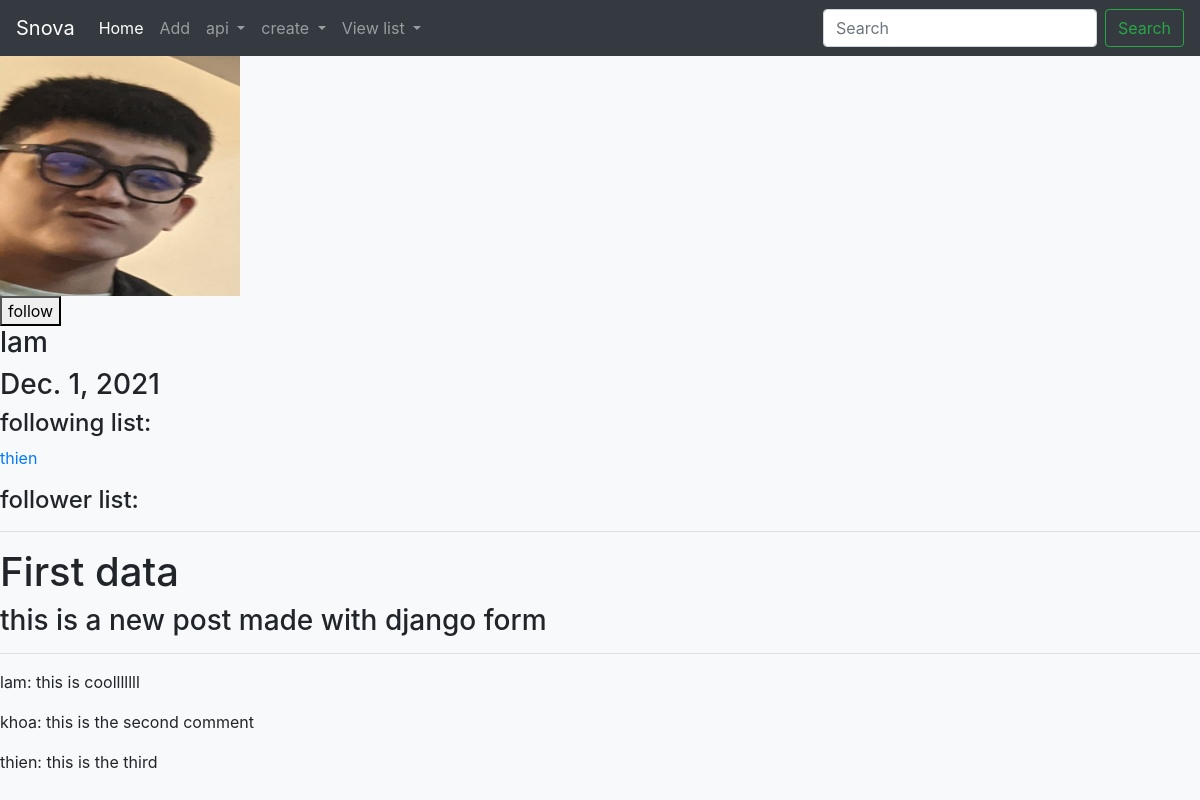
Page /user/1 on the committed database.
### api/models.py (models this page shows, shortened)
class User(models.Model):
    name = models.CharField(max_length=50)
    nickname = models.CharField(max_length=20)
    password = models.CharField(max_length=50)
    avatar = models.ImageField(upload_to='api/files/avatar')
    email = models.EmailField(max_length=254)
    bio = models.CharField(max_length=200)
    birthday = models.DateField(auto_now_add=False)

class Post(models.Model):
    title = models.CharField(max_length=200, default="0")
    content = models.CharField(max_length=200, default="0")
    link = models.CharField(max_length=2083, default="", blank=True, null=True)
    user_id = models.ForeignKey(
        User, on_delete=models.CASCADE)
    pic = models.ImageField(upload_to="api/files/post", blank=True, null=True)
    status = models.CharField(max_length=15, default="activate")
    created_at = models.DateTimeField(auto_now_add=True)

class Comment(models.Model):
    post_id = models.ForeignKey(
        Post, on_delete=models.CASCADE, default='something')
    content = models.CharField(max_length=200, default="0")
    user_id = models.ForeignKey(
        User, on_delete=models.CASCADE)
    votes = models.IntegerField(default=0)
    created_at = models.DateTimeField(auto_now_add=True)

### app/views.py (the view)
# urls.py: path('user', UserView.as_view()),
def user(request, id):
    user = User.objects.get(id=id)
    comment_list = Comment.objects.all()
    post_list = Post.objects.all()
    follower_list = get_follower_list(user)
    following_list = get_following_list(user)
    return render(request, 'app/viewUser.html', {'user': user, 'follower_list': follower_list, 'following_list': following_list, 'post_list': post_list, 'comment_list': comment_list})

### app/func.py (called while the page is built)
def get_follower_list(user):
    follows = Follow.objects.all()
    followed_user_list = []
    for f in follows:
        if f.following_user == user:
            followed_user_list.append(f.followed_user)
    return followed_user_list

def get_following_list(user):
    follows = Follow.objects.all()
    following_user_list = []
    for f in follows:
        if f.followed_user == user:
            following_user_list.append(f.following_user)
    return following_user_list

### app/templates/app/viewUser.html (shortened to what this page needs)
{% extends 'app/base.html' %}
{% block content %}
    <img src = "../../../{{user.avatar}}" alt="avatar" width='240px' height='240px'>
    <form action="/{user.id}" method="post">
        <button type="submit" name = 'follow-{{user.id}}'>follow</button>
    </form>
    <h3>
        {{user.nickname}}
    </h3>
    <h3>
        {{user.birthday}}
    </h3>
    <h4>following list:</h4>
    {% for f in follower_list %}
    <p><a href="/user/{{f.id}}" target="_blank">{{f.name}}</a></p>
    {% endfor %}
    <h4>follower list:</h4>
    <hr>
    {% for post in post_list %}
        {% if post.user_id == user %}
        <h1>
            {{post.title}}
        </h1>
        <h3>
            {{post.content}}
        </h3>
        <hr>
        {% for comment in comment_list %}
            {% if comment.post_id == post %}
                <p>{{comment.user_id.name}}: {{comment.content}}</p>
            {% endif %}
        {% endfor %}
        {% endif %}
    {% endfor %}
{% endblock content %}

### rows in the picture
User: avatar (picture), nickname "lam", birthday "Dec. 1, 2021"
User: name "thien"
Post: title "First data", content "this is a new post made with django form"
Comment: user_id.name "lam", content "this is coolllllll"
Comment: user_id.name "khoa", content "this is the second comment"
Comment: user_id.name "thien", content "this is the third"
